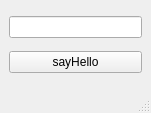
<?xml version="1.0" encoding="UTF-8"?>
<ui version="4.0">
 <class>MainWindow</class>
 <widget class="QMainWindow" name="MainWindow">
  <property name="geometry">
   <rect>
    <x>0</x>
    <y>0</y>
    <width>151</width>
    <height>113</height>
   </rect>
  </property>
  <property name="windowTitle">
   <string>MainWindow</string>
  </property>
  <widget class="QWidget" name="centralwidget">
   <layout class="QVBoxLayout" name="verticalLayout_2">
    <item>
     <widget class="QLineEdit" name="lineEdit"/>
    </item>
    <item>
     <widget class="QPushButton" name="pushButton">
      <property name="text">
       <string>sayHello</string>
      </property>
     </widget>
    </item>
   </layout>
  </widget>
  <widget class="QMenuBar" name="menubar">
   <property name="geometry">
    <rect>
     <x>0</x>
     <y>0</y>
     <width>151</width>
     <height>22</height>
    </rect>
   </property>
  </widget>
  <widget class="QStatusBar" name="statusbar"/>
 </widget>
 <resources/>
 <connections/>
</ui>
